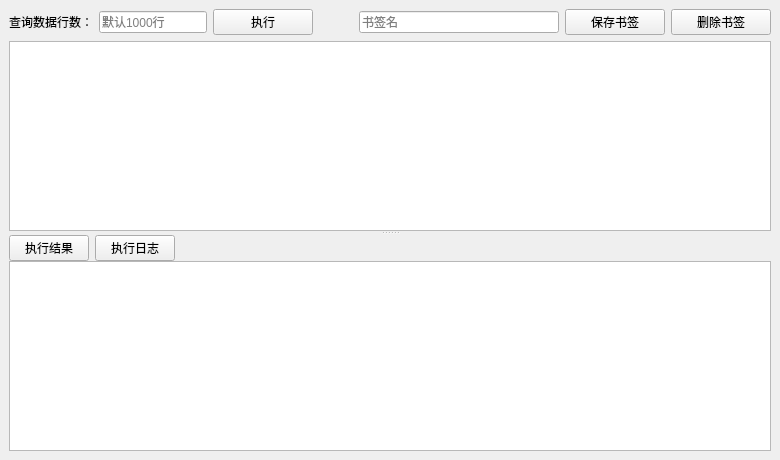
            <widget class="QWidget" name="tab_sql_1">
             <property name="styleSheet">
              <string notr="true"/>
             </property>
             <layout class="QHBoxLayout" name="horizontalLayout_14">
              <property name="leftMargin">
               <number>9</number>
              </property>
              <property name="topMargin">
               <number>9</number>
              </property>
              <property name="rightMargin">
               <number>9</number>
              </property>
              <property name="bottomMargin">
               <number>9</number>
              </property>
              <item>
               <widget class="QSplitter" name="splitter_3">
                <property name="orientation">
                 <enum>Qt::Vertical</enum>
                </property>
                <widget class="QWidget" name="layoutWidget_9">
                 <layout class="QVBoxLayout" name="verticalLayout_14">
                  <item>
                   <layout class="QHBoxLayout" name="horizontalLayout_16">
                    <item>
                     <widget class="BodyLabel" name="label_3">
                      <property name="sizePolicy">
                       <sizepolicy hsizetype="Fixed" vsizetype="Fixed">
                        <horstretch>0</horstretch>
                        <verstretch>0</verstretch>
                       </sizepolicy>
                      </property>
                      <property name="text">
                       <string>查询数据行数：</string>
                      </property>
                     </widget>
                    </item>
                    <item>
                     <widget class="LineEdit" name="edt_sql_row_1">
                      <property name="sizePolicy">
                       <sizepolicy hsizetype="Fixed" vsizetype="Fixed">
                        <horstretch>0</horstretch>
                        <verstretch>0</verstretch>
                       </sizepolicy>
                      </property>
                      <property name="placeholderText">
                       <string>默认1000行</string>
                      </property>
                     </widget>
                    </item>
                    <item>
                     <widget class="PushButton" name="btn_sql_execute_1">
                      <property name="sizePolicy">
                       <sizepolicy hsizetype="Fixed" vsizetype="Fixed">
                        <horstretch>0</horstretch>
                        <verstretch>0</verstretch>
                       </sizepolicy>
                      </property>
                      <property name="minimumSize">
                       <size>
                        <width>100</width>
                        <height>0</height>
                       </size>
                      </property>
                      <property name="text">
                       <string>执行</string>
                      </property>
                     </widget>
                    </item>
                    <item>
                     <spacer name="horizontalSpacer_8">
                      <property name="orientation">
                       <enum>Qt::Horizontal</enum>
                      </property>
                      <property name="sizeHint" stdset="0">
                       <size>
                        <width>40</width>
                        <height>20</height>
                       </size>
                      </property>
                     </spacer>
                    </item>
                    <item>
                     <widget class="LineEdit" name="edt_sql_book_1">
                      <property name="sizePolicy">
                       <sizepolicy hsizetype="Fixed" vsizetype="Fixed">
                        <horstretch>0</horstretch>
                        <verstretch>0</verstretch>
                       </sizepolicy>
                      </property>
                      <property name="minimumSize">
                       <size>
                        <width>200</width>
                        <height>0</height>
                       </size>
                      </property>
                      <property name="focusPolicy">
                       <enum>Qt::ClickFocus</enum>
                      </property>
                      <property name="placeholderText">
                       <string>书签名</string>
                      </property>
                     </widget>
                    </item>
                    <item>
                     <widget class="PushButton" name="btn_sql_save_1">
                      <property name="minimumSize">
                       <size>
                        <width>100</width>
                        <height>0</height>
                       </size>
                      </property>
                      <property name="text">
                       <string>保存书签</string>
                      </property>
                     </widget>
                    </item>
                    <item>
                     <widget class="PushButton" name="btn_sql_del_1">
                      <property name="minimumSize">
                       <size>
                        <width>100</width>
                        <height>0</height>
                       </size>
                      </property>
                      <property name="text">
                       <string>删除书签</string>
                      </property>
                     </widget>
                    </item>
                   </layout>
                  </item>
                  <item>
                   <widget class="TextEdit" name="edt_sql_body_1"/>
                  </item>
                 </layout>
                </widget>
                <widget class="QWidget" name="layoutWidget_10">
                 <layout class="QVBoxLayout" name="verticalLayout_11">
                  <property name="spacing">
                   <number>0</number>
                  </property>
                  <item alignment="Qt::AlignLeft">
                   <widget class="SegmentedWidget" name="segw_sql_1" native="true">
                    <layout class="QHBoxLayout" name="horizontalLayout_17">
                     <property name="leftMargin">
                      <number>0</number>
                     </property>
                     <property name="topMargin">
                      <number>0</number>
                     </property>
                     <property name="rightMargin">
                      <number>0</number>
                     </property>
                     <property name="bottomMargin">
                      <number>0</number>
                     </property>
                     <item>
                      <widget class="QPushButton" name="pushButton_11">
                       <property name="text">
                        <string>执行结果</string>
                       </property>
                      </widget>
                     </item>
                     <item>
                      <widget class="QPushButton" name="pushButton_12">
                       <property name="text">
                        <string>执行日志</string>
                       </property>
                      </widget>
                     </item>
                    </layout>
                   </widget>
                  </item>
                  <item>
                   <widget class="QStackedWidget" name="staw_sql_1">
                    <property name="currentIndex">
                     <number>0</number>
                    </property>
                    <widget class="QWidget" name="tab_sql_1_result">
                     <layout class="QVBoxLayout" name="verticalLayout_12">
                      <property name="spacing">
                       <number>0</number>
                      </property>
                      <property name="leftMargin">
                       <number>0</number>
                      </property>
                      <property name="topMargin">
                       <number>0</number>
                      </property>
                      <property name="rightMargin">
                       <number>0</number>
                      </property>
                      <property name="bottomMargin">
                       <number>0</number>
                      </property>
                      <item>
                       <widget class="PageTableWidget" name="tbw_sql_result_1" native="true">
                        <layout class="QHBoxLayout" name="horizontalLayout_18">
                         <property name="leftMargin">
                          <number>0</number>
                         </property>
                         <property name="topMargin">
                          <number>0</number>
                         </property>
                         <property name="rightMargin">
                          <number>0</number>
                         </property>
                         <property name="bottomMargin">
                          <number>0</number>
                         </property>
                         <item>
                          <widget class="QTableWidget" name="tableWidget_2"/>
                         </item>
                        </layout>
                       </widget>
                      </item>
                     </layout>
                    </widget>
                    <widget class="QWidget" name="tab_sql_1_log">
                     <layout class="QHBoxLayout" name="horizontalLayout_20">
                      <property name="leftMargin">
                       <number>0</number>
                      </property>
                      <property name="topMargin">
                       <number>0</number>
                      </property>
                      <property name="rightMargin">
                       <number>0</number>
                      </property>
                      <property name="bottomMargin">
                       <number>0</number>
                      </property>
                      <item>
                       <widget class="QTextEdit" name="edt_sql_log_1">
                        <property name="readOnly">
                         <bool>true</bool>
                        </property>
                       </widget>
                      </item>
                     </layout>
                    </widget>
                   </widget>
                  </item>
                 </layout>
                </widget>
               </widget>
              </item>
             </layout>
            </widget>
